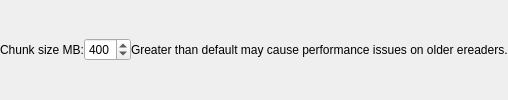
     <widget class="QWidget" name="chunkSizeWidget" native="true">
      <property name="sizePolicy">
       <sizepolicy hsizetype="Minimum" vsizetype="Fixed">
        <horstretch>0</horstretch>
        <verstretch>0</verstretch>
       </sizepolicy>
      </property>
      <property name="visible">
       <bool>false</bool>
      </property>
      <property name="toolTip">
       <string>&lt;html&gt;&lt;head/&gt;&lt;body&gt;&lt;p&gt;Warning: chunk size greater than default may cause&lt;br/&gt;performance/battery issues, especially on older devices.&lt;/p&gt;&lt;/body&gt;&lt;/html&gt;</string>
      </property>
      <layout class="QHBoxLayout" name="horizontalLayout_4">
       <property name="spacing">
        <number>0</number>
       </property>
       <property name="leftMargin">
        <number>0</number>
       </property>
       <property name="topMargin">
        <number>0</number>
       </property>
       <property name="rightMargin">
        <number>0</number>
       </property>
       <property name="bottomMargin">
        <number>0</number>
       </property>
       <item>
        <widget class="QLabel" name="chunkSizeLabel">
         <property name="sizePolicy">
          <sizepolicy hsizetype="Minimum" vsizetype="Preferred">
           <horstretch>0</horstretch>
           <verstretch>0</verstretch>
          </sizepolicy>
         </property>
         <property name="text">
          <string>Chunk size MB:</string>
         </property>
        </widget>
       </item>
       <item>
        <widget class="QSpinBox" name="chunkSizeBox">
         <property name="minimum">
          <number>50</number>
         </property>
         <property name="maximum">
          <number>600</number>
         </property>
         <property name="value">
          <number>400</number>
         </property>
        </widget>
       </item>
       <item>
        <widget class="QLabel" name="chunkSizeWarnLabel">
         <property name="sizePolicy">
          <sizepolicy hsizetype="Minimum" vsizetype="Preferred">
           <horstretch>0</horstretch>
           <verstretch>0</verstretch>
          </sizepolicy>
         </property>
         <property name="text">
          <string>Greater than default may cause performance issues on older ereaders.</string>
         </property>
        </widget>
       </item>
      </layout>
     </widget>
